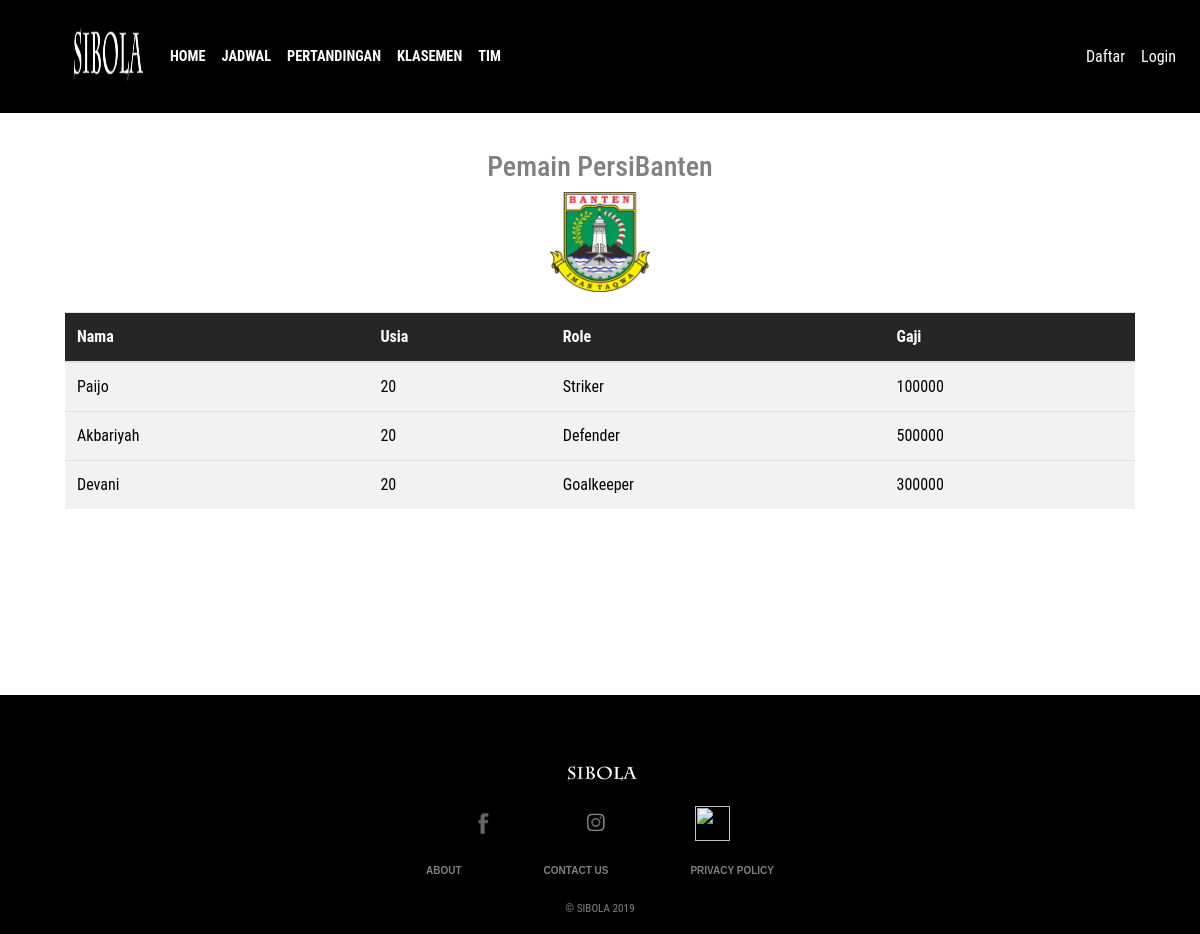
Before: /Tim/tim1 with the older database file.
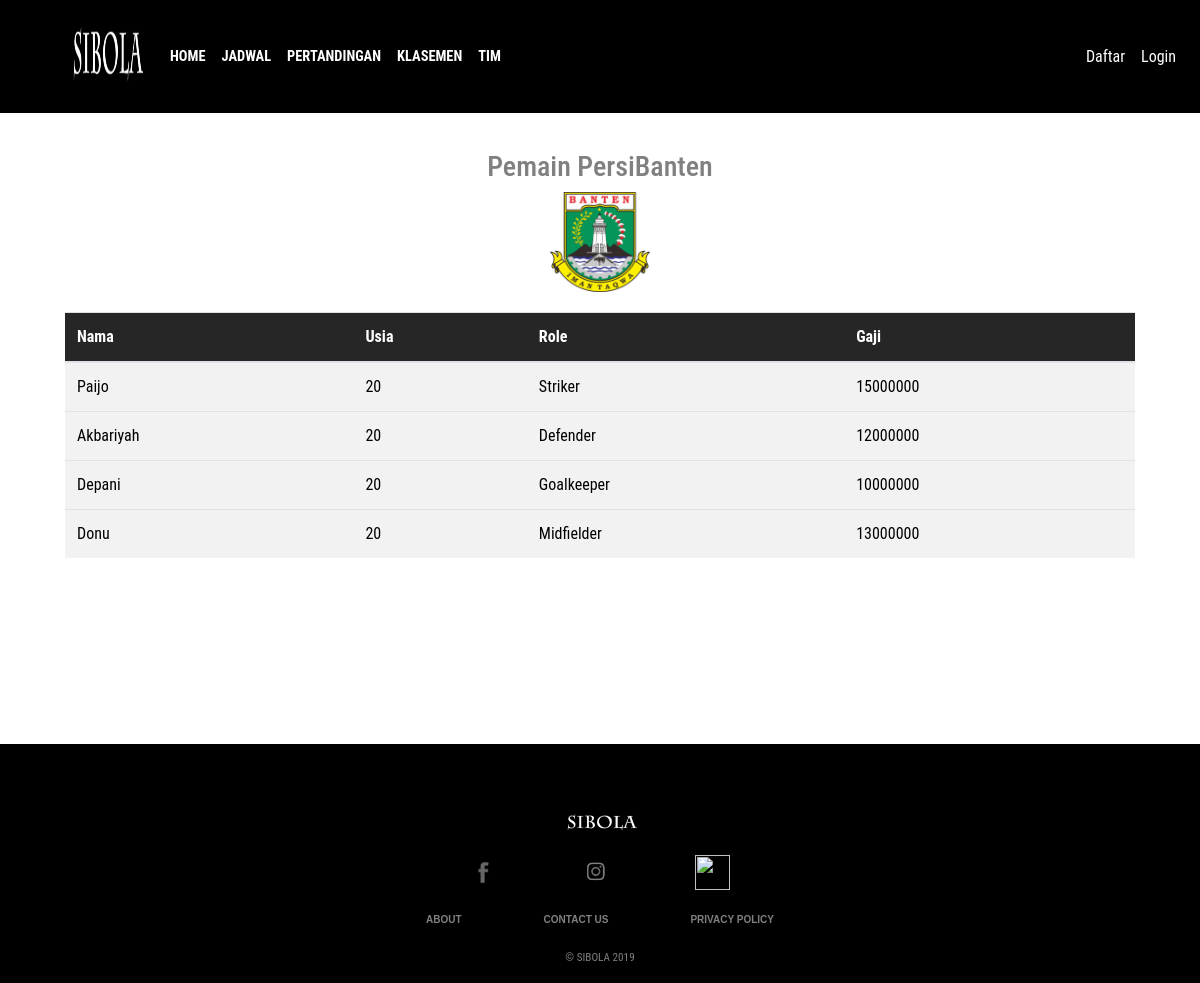
After: the same page with the newer database file.
### tables this page shows
CREATE TABLE `pemain` (
  `id_pemain` int(11) NOT NULL,
  `nama` varchar(255) DEFAULT NULL,
  `usia` int(11) DEFAULT NULL,
  `role` varchar(255) DEFAULT NULL,
  `gaji` int(11) NOT NULL,
  `tim` int(11) NOT NULL
);

### application/controllers/Tim.php (called while the page is built, shortened)
<?php if (!defined('BASEPATH')) exit('No direct script access allowed');
class Tim extends CI_Controller {
	public function __construct()
    {
            $this->load->model("Tim_model");
            $this->load->model("Tim1_model");
    }
    public function tim1($error = NULL) {
        $data['judul'] = 'Tim1';
        $data['pemain'] = $this->Tim1_model->getAll();
        $this->load->view('templates/Navbar', $data);
        $this->load->view('Tim/Tim1', $data);
        $this->load->view('templates/footer');
    }
}

### index.php (called while the page is built, shortened)
<?php
require_once BASEPATH.'core/CodeIgniter.php';

### application/models/Tim1_model.php (called while the page is built, shortened)
<?php defined('BASEPATH') OR exit('No direct script access allowed');
class Tim1_model extends CI_Model
{
    private $_table = "pemain";
    public function getAll()
    {
        return $this->db->get($this->_table)->result();
    }
}

### application/views/Tim/Tim1.php (the view)
<div class="container" style="margin-top: 150px; margin-bottom: 150px;">
    <div class="row mt-3">
      <div class="col">
        <div class="card">
          <div class="text-center">
            <h3>Pemain PersiBanten</h3>
            <img src="<?php echo base_url('images/logo/persibanten.png')?>" style="width:100px; height:100px;">
          </div>
          <div class="card-body">
            <table class="table">
              <thead style="background-color: #262626;">
                <tr style="color: white;">
                  <th scope="col">Nama</th>
                  <th scope="col">Usia</th>
                  <th scope="col">Role</th>
                  <th scope="col">Gaji</th>
                </tr>
              </thead>
              <tbody style="color: black; background-color: #f2f2f2;">
                <?php
                foreach ($pemain as $p): ?>
                  <tr>
                    <td><?php echo $p->nama ?></td>
                    <td><?php echo $p->usia ?></td>
                    <td><?php echo $p->role ?></td>
                    <td><?php echo $p->gaji ?></td>
                </tr>
                <?php endforeach ?>
              </tbody>
            </table>
          </div>
        </div>
      </div>
    </div>
  </div>

### application/views/templates/Navbar.php (shortened to what this page needs)
<!DOCTYPE html>
<html>
<head>
  <link rel="stylesheet" href="https://stackpath.bootstrapcdn.com/bootstrap/4.3.1/css/bootstrap.min.css">
  <link rel="stylesheet" type="text/css" href="<?php echo base_url('assets/css/main.css')?>">
</head>
<body>
  <nav class="navbar fixed-top navbar-expand-lg" style="background-color: black;">
    <div>
      <a class="navbar-brand" href="#"><img src="<?php echo base_url('assets/logo.png')?>" class="rounded float-left" style="margin-left: 50px;"height="80" width="80"></a>
    </div>
    <div class="navbar-collapse collapse w-100 order-1 order-md-0 dual-collapse2">
      <strong>
        <ul class="navbar-nav" style="font-size:0.9em;">
          <li class="nav-item" >
            <a class="nav-link" href="<?= base_url(); ?>">HOME</a>
          </li>
          <li class="nav-item">
            <a class="nav-link" href="<?= base_url(); ?>Jadwal">JADWAL</a>
          </li>
          <li class="nav-item">
            <a class="nav-link" href="<?= base_url(); ?>Pertandingan">PERTANDINGAN</a>
          </li>
          <li class="nav-item">
            <a class="nav-link" href="<?= base_url(); ?>Klasemen">KLASEMEN</a>
          </li>
          <li class="nav-item">
            <a class="nav-link" href="<?= base_url(); ?>Tim">TIM</a>
          </li>
        </ul>
      </strong>
      <div class="navbar-collapse collapse w-100 order-3 dual-collapse2">
        <ul class="navbar-nav ml-auto">
            <li class="nav-item">
                <a class="nav-link" href="<?= base_url(); ?>Daftar/input">Daftar</a>
            </li>
            <li class="nav-item">
                <a class="nav-link" href="<?= base_url(); ?>Login/inputlogin">Login</a>
            </li>
        </ul>
    </div>
    </div>
  </nav>

### application/views/templates/footer.php
<div class="footer" style="background-color: black;">
	<center>
		<img src="<?php echo base_url('assets/logo.png')?>" style = "margin-top: 50px;" "height="80" width="80">
    	<table class="listfoot">
	      <tr>
	        <th>
	          <a href="#" ><img src="<?php echo base_url('assets/FB.png')?>" width="25px" height="25px"></a>
	        </th>
	        <th >
	          <a href="#"><img src="<?php echo base_url('assets/IG.png')?>" width="35px" height="35px"></a>
	        </th>
	        <th >
	          <a href="#"><img src="<?php echo base_url('assets/twitter.png')?>" width="35px" height="35px"></a>
	        </th>
	      </tr>
    	</table>
    </center>
    <center>
    	<table class="listfoot">
	      <tr>
	        <th>
	          <a class="hvr" href="#">ABOUT</a>
	        </th>
	        <th >
	          <a  href="<?= base_url(); ?>kontak/add" >CONTACT US</a>
	        </th>
	        <th >
	          <a href="#">PRIVACY POLICY</a>
	        </th>
	      </tr>
    	</table>
    </center>
    <center>
		<a>© SIBOLA 2019<a>
	</center>
</div>
</body>
</html>

### assets/css/main.css (style rules this page uses)
body { width:100%; height:100%; font-family: 'Roboto Condensed', sans-serif; color: grey; }
.footer { right: 0; bottom: 0; left: 0; padding: 1rem; background-color: #efefef; text-align: center; font-size: 0.7em; color: grey; }
.listfoot { margin-top: 20px; margin-bottom: 20px; }
th a { padding : 40px; color: grey; font-size: 10px; font-family: sans-serif; }

### application/views/templates/Navbar.php (style rules this page uses)
.card { border: none; }
.nav-link { color: white; }

Changed rows visible on the page:
changed pemain "Paijo": gaji "100000" → "15000000"
changed pemain "Akbariyah": gaji "500000" → "12000000"
changed pemain "Goalkeeper": nama "Devani" → "Depani"; gaji "300000" → "10000000"
added pemain: nama "Donu", usia "20", role "Midfielder", gaji "13000000"
